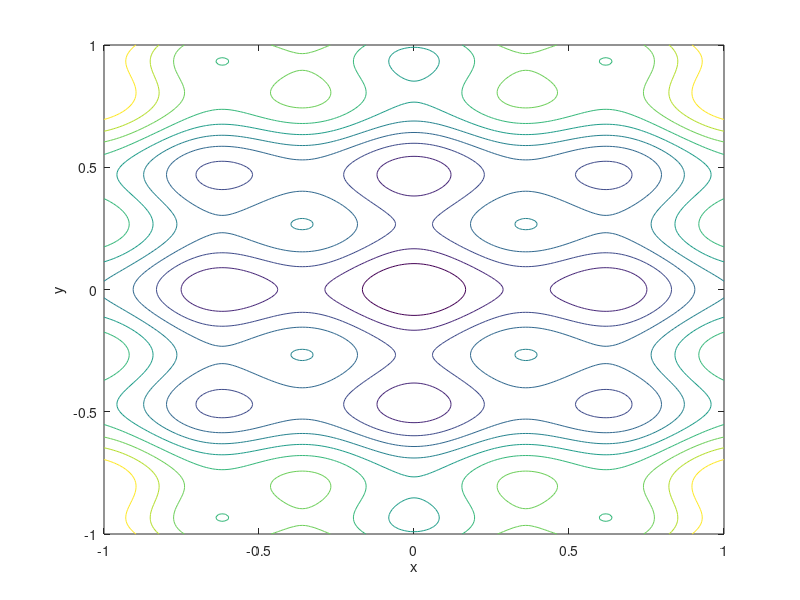

Here is the MATLAB script that generated this plot:
% Program to produce the contours
% of Bohachevsky surface
%_________________________________________________________
[x,y]=meshgrid(-1:0.01:1.0, -1:0.01:1.0);
z=x.*x+2*y.*y-0.3*cos(3*pi*x)-0.4*cos(4*pi*y)+0.7;
[cs,h]=contour(x,y,z,10);
xlabel('x')
ylabel('y')
